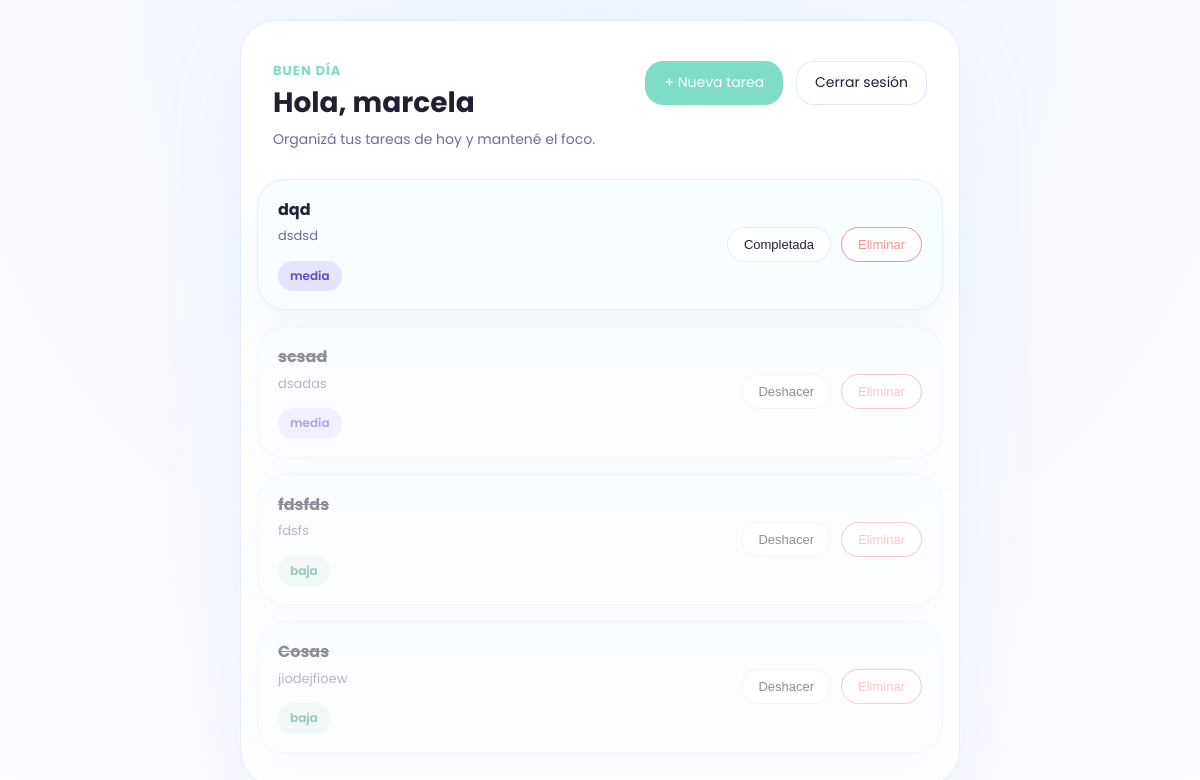
The page /tasks (signed in) on the database as committed earlier.
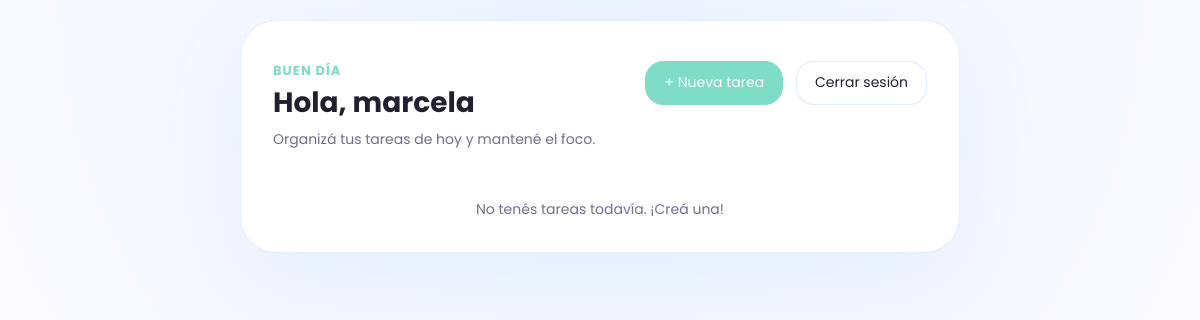
The same page on the database as committed later.
### tables this page shows
CREATE TABLE tasks (
            id INTEGER PRIMARY KEY AUTOINCREMENT,
            user_id INTEGER NOT NULL,
            title TEXT NOT NULL,
            description TEXT,
            priority TEXT DEFAULT 'media',
            completed INTEGER DEFAULT 0,
            created_at TIMESTAMP DEFAULT CURRENT_TIMESTAMP,
            FOREIGN KEY (user_id) REFERENCES users(id)
        );

### app.py (the view)
@app.route('/tasks')
def tasks():
    if 'user_id' not in session:
        return redirect(url_for('login'))
    conn = get_connection()
    user_tasks = conn.execute(
        'SELECT * FROM tasks WHERE user_id = ? ORDER BY completed ASC, created_at DESC',
        (session['user_id'],)
    ).fetchall()
    conn.close()
    return render_template('tasks.html', username=session['username'], tasks=user_tasks)

### database.py (called while the page is built)
def get_connection():
    conn = sqlite3.connect('tasks.db')
    conn.row_factory = sqlite3.Row
    return conn

### templates/tasks.html
{% extends 'base.html' %}
{% block content %}
<div class="tasks-container">
    <header>
        <div class="tasks-greeting">
            <span class="greeting-label">Buen día</span>
            <h1>Hola, {{ username }}</h1>
            <p>Organizá tus tareas de hoy y mantené el foco.</p>
        </div>
        <div class="header-actions">
            <a href="{{ url_for('new_task') }}">+ Nueva tarea</a>
            <a href="{{ url_for('logout') }}">Cerrar sesión</a>
        </div>
    </header>
    {% if tasks %}
        <ul class="task-list">
            {% for task in tasks %}
            <li class="task-item {% if task.completed %}completed{% endif %}">
                <div class="task-info">
                    <span class="task-title">{{ task.title }}</span>
                    {% if task.description %}
                        <span class="task-desc">{{ task.description }}</span>
                    {% endif %}
                    <span class="task-priority priority-{{ task.priority }}">{{ task.priority }}</span>
                </div>
                <div class="task-actions">
                    <form method="POST" action="{{ url_for('complete_task', task_id=task.id) }}">
                        <button type="submit">
                            {% if task.completed %}Deshacer{% else %}Completada{% endif %}
                        </button>
                    </form>
                    <form method="POST" action="{{ url_for('delete_task', task_id=task.id) }}">
                        <button type="submit" onclick="return confirm('¿Eliminás esta tarea?')">
                            Eliminar
                        </button>
                    </form>
                </div>
            </li>
            {% endfor %}
        </ul>
    {% else %}
        <p class="empty-state">No tenés tareas todavía. ¡Creá una!</p>
    {% endif %}
</div>
{% endblock %}

### templates/base.html (shortened to what this page needs)
<!DOCTYPE html>
<html lang="es">
<head>
    <link rel="stylesheet" href="{{ url_for('static', filename='style.css') }}">
</head>
<body>
    <main>
        {% block content %}{% endblock %}
    </main>
</body>
</html>

### static/style.css (style rules this page uses)
*, *::before, *::after { box-sizing: border-box; margin: 0; padding: 0; }
:root { --color-bg: #e7ecff; --color-surface: #ffffff; --color-primary: #7fddc7; --color-primary-hover: #5ec1af; --color-secondary: #cdc3ff; --color-accent: #ffd49e; --color-danger: #f7928c; --color-success: #2c8c82; --color-text: #231f33; --color-text-muted: #706f8c; --color-border: rgba(127, 175, 255, 0.20); --color-surface-soft: rgba(255, 255, 255, 0.92); --radius: 16px; --radius-lg: 32px; }
body { font-family: 'Poppins', system-ui, sans-serif; background: radial-gradient(circle at top, #eef5ff 0%, #f6f8ff 40%, #fefcff 100%); color: var(--color-text); min-height: 100vh; line-height: 1.55; }
main { width: min(100%, 760px); margin: 0 auto; padding: 1.25rem 0 3rem; }
.tasks-container { max-width: 720px; margin: 0 auto; padding: 1.5rem 1rem 2rem; background: var(--color-surface); backdrop-filter: blur(16px); border-radius: 36px; border: 1px solid var(--color-border); box-shadow: 0 28px 80px rgba(127, 175, 255, 0.12); }
.tasks-container header { display: flex; align-items: flex-start; justify-content: space-between; margin-bottom: 1.75rem; flex-wrap: wrap; gap: 16px; padding: 1rem 1rem 0; }
.tasks-container header h1 { font-size: 28px; font-weight: 700; line-height: 1.05; }
.tasks-container header p { margin-top: 0.35rem; color: var(--color-text-muted); font-size: 14px; }
.tasks-container .tasks-greeting { display: flex; flex-direction: column; gap: 0.4rem; }
.tasks-container .greeting-label { color: var(--color-primary); font-size: 13px; font-weight: 700; text-transform: uppercase; letter-spacing: 0.08em; }
.tasks-container .header-actions { display: flex; flex-wrap: wrap; gap: 0.8rem; align-items: center; }
.tasks-container header a { padding: 10px 18px; border-radius: 18px; font-size: 14px; text-decoration: none; border: 1px solid rgba(127, 175, 255, 0.25); color: var(--color-text); transition: background 0.15s, transform 0.15s; }
.tasks-container header a:first-of-type { background: var(--color-primary); color: white; border-color: var(--color-primary); }
.tasks-container header a:last-of-type { background: rgba(255, 255, 255, 0.95); }
.empty-state { text-align: center; color: var(--color-text-muted); font-size: 14px; margin-top: 3rem; }

Rows that differ between the two databases and show on the page:
removed tasks: title "dqd", description "dsdsd", priority "media", completed "Completada"
removed tasks: title "scsad", description "dsadas", priority "media", completed "Deshacer"
removed tasks: title "fdsfds", description "fdsfs", priority "baja", completed "Deshacer"
removed tasks: title "Cosas", description "jiodejfioew", priority "baja", completed "Deshacer"
Other text that changed with them:
text now shown: "No tenés tareas todavía. ¡Creá una!"
